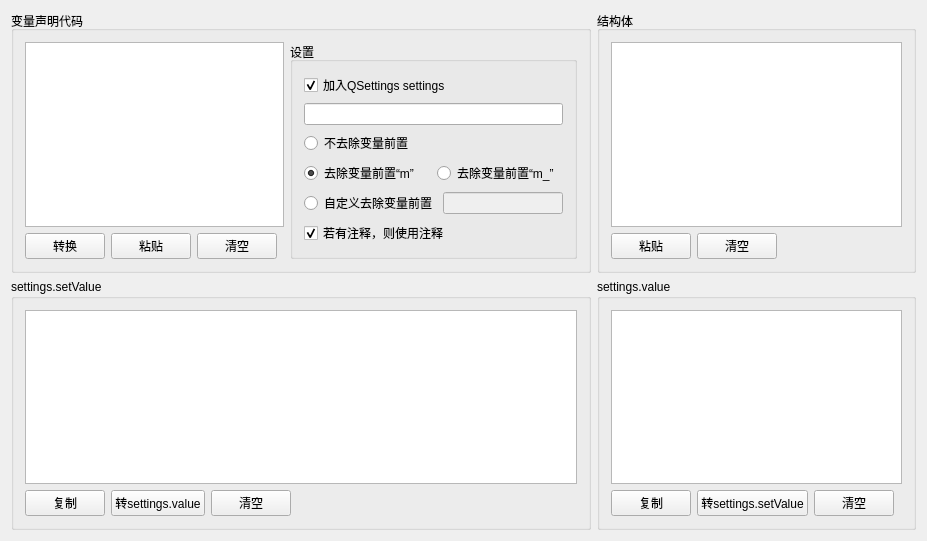
<?xml version="1.0" encoding="UTF-8"?>
<ui version="4.0">
 <class>MainWindow</class>
 <widget class="QMainWindow" name="MainWindow">
  <property name="geometry">
   <rect>
    <x>0</x>
    <y>0</y>
    <width>927</width>
    <height>541</height>
   </rect>
  </property>
  <property name="windowTitle">
   <string>MainWindow</string>
  </property>
  <widget class="QWidget" name="centralWidget">
   <property name="styleSheet">
    <string notr="true">QPlainTextEdit{
font: 25 10pt &quot;Microsoft YaHei&quot;;
}</string>
   </property>
   <layout class="QGridLayout" name="gridLayout">
    <item row="0" column="0">
     <widget class="QGroupBox" name="groupBox">
      <property name="title">
       <string>变量声明代码</string>
      </property>
      <layout class="QHBoxLayout" name="horizontalLayout_7">
       <item>
        <layout class="QVBoxLayout" name="verticalLayout_2">
         <item>
          <widget class="QPlainTextEdit" name="plainTextEdit_source">
           <property name="styleSheet">
            <string notr="true">font: 25 10pt &quot;Microsoft YaHei&quot;;</string>
           </property>
           <property name="plainText">
            <string/>
           </property>
          </widget>
         </item>
         <item>
          <layout class="QHBoxLayout" name="horizontalLayout">
           <item>
            <widget class="QPushButton" name="pushButton_transform">
             <property name="text">
              <string>转换</string>
             </property>
            </widget>
           </item>
           <item>
            <widget class="QPushButton" name="pushButton_pasteSource">
             <property name="text">
              <string>粘贴</string>
             </property>
            </widget>
           </item>
           <item>
            <widget class="QPushButton" name="pushButton_clearSource">
             <property name="text">
              <string>清空</string>
             </property>
            </widget>
           </item>
           <item>
            <spacer name="horizontalSpacer">
             <property name="orientation">
              <enum>Qt::Horizontal</enum>
             </property>
             <property name="sizeHint" stdset="0">
              <size>
               <width>40</width>
               <height>20</height>
              </size>
             </property>
            </spacer>
           </item>
          </layout>
         </item>
        </layout>
       </item>
       <item>
        <widget class="QGroupBox" name="groupBox_5">
         <property name="title">
          <string>设置</string>
         </property>
         <layout class="QVBoxLayout" name="verticalLayout">
          <item>
           <widget class="QCheckBox" name="checkBox_addQSettings">
            <property name="text">
             <string>加入QSettings settings</string>
            </property>
            <property name="checked">
             <bool>true</bool>
            </property>
           </widget>
          </item>
          <item>
           <widget class="QLineEdit" name="lineEdit"/>
          </item>
          <item>
           <widget class="QRadioButton" name="radioButton_removeNo">
            <property name="text">
             <string>不去除变量前置</string>
            </property>
           </widget>
          </item>
          <item>
           <layout class="QHBoxLayout" name="horizontalLayout_6">
            <item>
             <widget class="QRadioButton" name="radioButton_removeM">
              <property name="text">
               <string>去除变量前置“m”</string>
              </property>
              <property name="checked">
               <bool>true</bool>
              </property>
             </widget>
            </item>
            <item>
             <widget class="QRadioButton" name="radioButton_removeM_">
              <property name="text">
               <string>去除变量前置“m_”</string>
              </property>
             </widget>
            </item>
           </layout>
          </item>
          <item>
           <layout class="QHBoxLayout" name="horizontalLayout_5">
            <item>
             <widget class="QRadioButton" name="radioButton_removeCustom">
              <property name="text">
               <string>自定义去除变量前置</string>
              </property>
             </widget>
            </item>
            <item>
             <widget class="QLineEdit" name="lineEdit_removeCustom">
              <property name="enabled">
               <bool>false</bool>
              </property>
              <property name="minimumSize">
               <size>
                <width>120</width>
                <height>0</height>
               </size>
              </property>
             </widget>
            </item>
           </layout>
          </item>
          <item>
           <widget class="QCheckBox" name="checkBox_addNote">
            <property name="text">
             <string>若有注释，则使用注释</string>
            </property>
            <property name="checked">
             <bool>true</bool>
            </property>
           </widget>
          </item>
         </layout>
        </widget>
       </item>
      </layout>
     </widget>
    </item>
    <item row="0" column="1">
     <widget class="QGroupBox" name="groupBox_4">
      <property name="title">
       <string>结构体</string>
      </property>
      <layout class="QVBoxLayout" name="verticalLayout_6">
       <item>
        <widget class="QPlainTextEdit" name="plainTextEdit_struct">
         <property name="plainText">
          <string/>
         </property>
        </widget>
       </item>
       <item>
        <layout class="QHBoxLayout" name="horizontalLayout_4">
         <item>
          <widget class="QPushButton" name="pushButton_pasteStruct">
           <property name="text">
            <string>粘贴</string>
           </property>
          </widget>
         </item>
         <item>
          <widget class="QPushButton" name="pushButton_clearStruct">
           <property name="text">
            <string>清空</string>
           </property>
          </widget>
         </item>
         <item>
          <spacer name="horizontalSpacer_4">
           <property name="orientation">
            <enum>Qt::Horizontal</enum>
           </property>
           <property name="sizeHint" stdset="0">
            <size>
             <width>40</width>
             <height>20</height>
            </size>
           </property>
          </spacer>
         </item>
        </layout>
       </item>
      </layout>
     </widget>
    </item>
    <item row="1" column="0">
     <widget class="QGroupBox" name="groupBox_2">
      <property name="title">
       <string>settings.setValue</string>
      </property>
      <layout class="QVBoxLayout" name="verticalLayout_4">
       <item>
        <widget class="QPlainTextEdit" name="plainTextEdit_setValue">
         <property name="plainText">
          <string/>
         </property>
        </widget>
       </item>
       <item>
        <layout class="QHBoxLayout" name="horizontalLayout_2">
         <item>
          <widget class="QPushButton" name="pushButton_copySetValue">
           <property name="text">
            <string>复制</string>
           </property>
          </widget>
         </item>
         <item>
          <widget class="QPushButton" name="pushButton_tfValue">
           <property name="text">
            <string>转settings.value</string>
           </property>
          </widget>
         </item>
         <item>
          <widget class="QPushButton" name="pushButton_clearSetValue">
           <property name="text">
            <string>清空</string>
           </property>
          </widget>
         </item>
         <item>
          <spacer name="horizontalSpacer_2">
           <property name="orientation">
            <enum>Qt::Horizontal</enum>
           </property>
           <property name="sizeHint" stdset="0">
            <size>
             <width>40</width>
             <height>20</height>
            </size>
           </property>
          </spacer>
         </item>
        </layout>
       </item>
      </layout>
     </widget>
    </item>
    <item row="1" column="1">
     <widget class="QGroupBox" name="groupBox_3">
      <property name="title">
       <string>settings.value</string>
      </property>
      <layout class="QVBoxLayout" name="verticalLayout_5">
       <item>
        <widget class="QPlainTextEdit" name="plainTextEdit_value">
         <property name="plainText">
          <string/>
         </property>
        </widget>
       </item>
       <item>
        <layout class="QHBoxLayout" name="horizontalLayout_3">
         <item>
          <widget class="QPushButton" name="pushButton_copyValue">
           <property name="text">
            <string>复制</string>
           </property>
          </widget>
         </item>
         <item>
          <widget class="QPushButton" name="pushButton_tfSetValue">
           <property name="text">
            <string>转settings.setValue</string>
           </property>
          </widget>
         </item>
         <item>
          <widget class="QPushButton" name="pushButton_clearValue">
           <property name="text">
            <string>清空</string>
           </property>
          </widget>
         </item>
         <item>
          <spacer name="horizontalSpacer_3">
           <property name="orientation">
            <enum>Qt::Horizontal</enum>
           </property>
           <property name="sizeHint" stdset="0">
            <size>
             <width>40</width>
             <height>20</height>
            </size>
           </property>
          </spacer>
         </item>
        </layout>
       </item>
      </layout>
     </widget>
    </item>
   </layout>
  </widget>
  <action name="actionds">
   <property name="text">
    <string>ds</string>
   </property>
  </action>
 </widget>
 <layoutdefault spacing="6" margin="11"/>
 <resources/>
 <connections/>
</ui>
